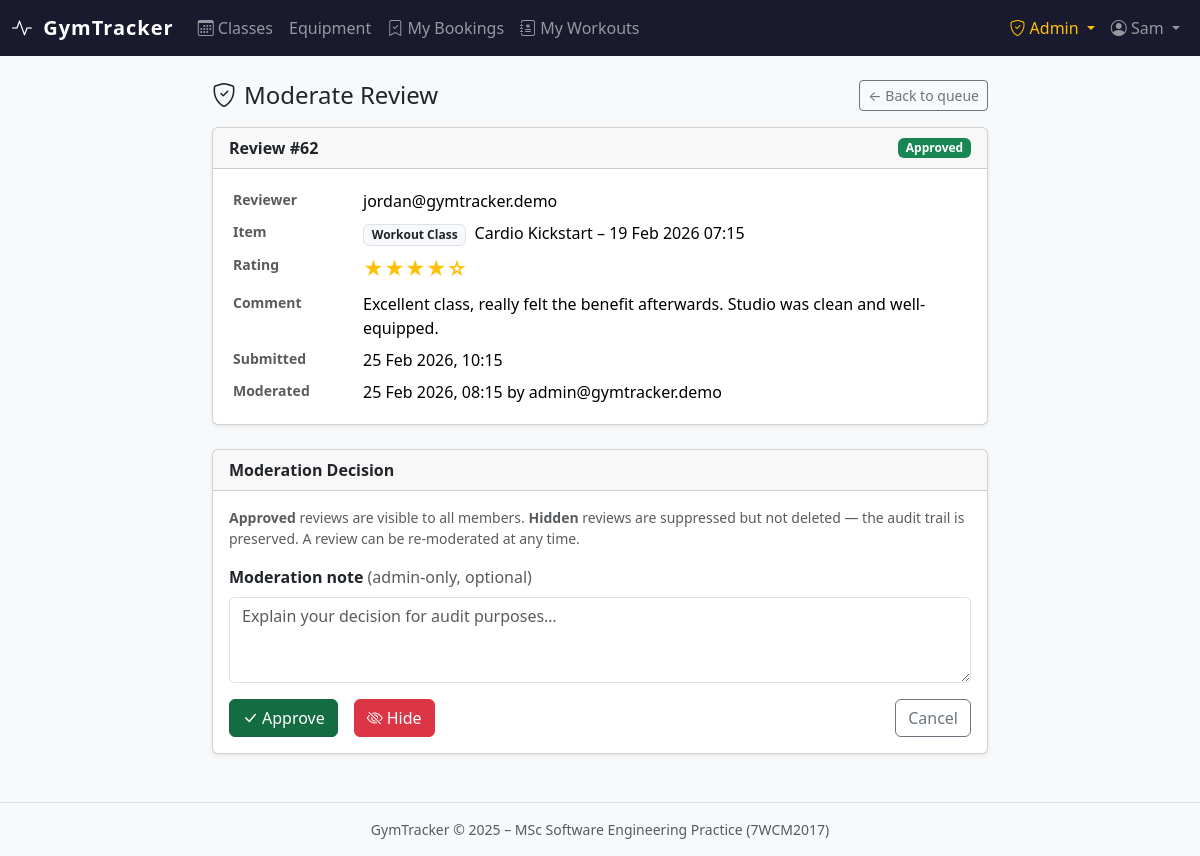
Page /reviews/manage/62/ (signed in) on the committed database.
### accounts/models.py (models this page shows, shortened)
class User(AbstractBaseUser, PermissionsMixin):
    class Role(models.TextChoices):
        MEMBER = 'MEMBER', 'Member'
        ADMIN = 'ADMIN', 'Admin'
    email = models.EmailField(unique=True)
    first_name = models.CharField(max_length=150, blank=True)
    last_name = models.CharField(max_length=150, blank=True)
    role = models.CharField(max_length=10, choices=Role.choices, default=Role.MEMBER)
    is_active = models.BooleanField(default=True)
    is_staff = models.BooleanField(default=False)
    date_joined = models.DateTimeField(default=timezone.now)
    USERNAME_FIELD = 'email'
    REQUIRED_FIELDS = []
    objects = UserManager()
    class Meta:
        verbose_name = 'user'
        verbose_name_plural = 'users'
    @property
    def is_admin_role(self):
        return self.role == self.Role.ADMIN or self.is_staff or self.is_superuser

### reviews/models.py (models this page shows, shortened)
class Review(models.Model):
    class Status(models.TextChoices):
        PENDING  = 'PENDING',  'Pending moderation'
        APPROVED = 'APPROVED', 'Approved'
        HIDDEN   = 'HIDDEN',   'Hidden'
    content_type = models.ForeignKey(ContentType, on_delete=models.CASCADE)
    object_id    = models.PositiveIntegerField()
    item         = GenericForeignKey('content_type', 'object_id')
    user    = models.ForeignKey(
        settings.AUTH_USER_MODEL,
        on_delete=models.CASCADE,
        related_name='reviews',
    )
    rating  = models.PositiveSmallIntegerField(
        validators=[MinValueValidator(1), MaxValueValidator(5)],
        help_text='1 (poor) to 5 (excellent)',
    )
    comment = models.TextField(blank=True, max_length=1000)
    status           = models.CharField(max_length=10, choices=Status.choices, default=Status.PENDING)
    moderation_note  = models.TextField(
        blank=True,
        help_text='Admin-only note explaining moderation action.',
    )
    moderated_by  = models.ForeignKey(
        settings.AUTH_USER_MODEL,
        on_delete=models.SET_NULL,
        null=True, blank=True,
        related_name='moderated_reviews',
    )
    moderated_at  = models.DateTimeField(null=True, blank=True)
    created_at = models.DateTimeField(default=timezone.now)
    updated_at = models.DateTimeField(auto_now=True)
    class Meta:
        ordering = ['-created_at']
        constraints = [
            models.UniqueConstraint(
                fields=['content_type', 'object_id', 'user'],
                name='one_review_per_user_per_item',
            )
        ]
        indexes = [
            models.Index(fields=['content_type', 'object_id', 'status']),
        ]
    @property
    def stars_display(self):
        return '★' * self.rating + '☆' * (5 - self.rating)

### gym/models.py (models this page shows, shortened)
class WorkoutClass(models.Model):
    name = models.CharField(max_length=200)
    description = models.TextField(blank=True)
    category = models.ForeignKey(
        WorkoutCategory, on_delete=models.SET_NULL,
        null=True, blank=True, related_name='classes',
    )
    instructor = models.CharField(max_length=200, blank=True)
    location = models.CharField(max_length=200, blank=True)
    start_time = models.DateTimeField()
    duration_minutes = models.PositiveIntegerField(default=60)
    capacity = models.PositiveIntegerField(default=20)
    booked_count = models.PositiveIntegerField(default=0, editable=False)
    is_active = models.BooleanField(default=True)
    image = models.ImageField(upload_to='classes/', null=True, blank=True)
    view_count = models.PositiveIntegerField(default=0, editable=False)
    booking_count = models.PositiveIntegerField(default=0, editable=False)
    is_featured = models.BooleanField(default=False)
    impression_count = models.PositiveIntegerField(default=0, editable=False)
    click_count = models.PositiveIntegerField(default=0, editable=False)
    created_at = models.DateTimeField(auto_now_add=True)
    updated_at = models.DateTimeField(auto_now=True)
    class Meta:
        ordering = ['start_time']
        verbose_name = 'Workout Class'
        verbose_name_plural = 'Workout Classes'
    def __str__(self):
        return f"{self.name} – {self.start_time.strftime('%d %b %Y %H:%M')}"

### reviews/views.py (the view)
# urls.py: path('manage/<int:pk>/', views.admin_moderate_review, name='admin_moderate_review'),
@admin_required
def admin_moderate_review(request, pk):
    review = get_object_or_404(Review, pk=pk)
    _, redirect_url = _get_item_and_redirect(review.content_type_id, review.object_id)
    if request.method == 'POST':
        form = ModerationForm(request.POST)
        if form.is_valid():
            note   = form.cleaned_data.get('moderation_note', '')
            action = request.POST.get('action')
            if action == 'approve':
                review.approve(request.user, note=note)
                messages.success(request, f"Review by {review.user.email} approved.")
            elif action == 'hide':
                review.hide(request.user, note=note)
                messages.success(request, f"Review by {review.user.email} hidden.")
            else:
                messages.error(request, "Unknown action.")
            return redirect('reviews:admin_review_list')
    else:
        form = ModerationForm(initial={'moderation_note': review.moderation_note})
    return render(request, 'reviews/admin/moderate_review.html', {
        'review': review,
        'form':   form,
    })

### reviews/forms.py
class ModerationForm(forms.Form):
    moderation_note = forms.CharField(
        required=False,
        label='Moderation note (admin-only)',
        widget=forms.Textarea(attrs={
            'rows': 3,
            'placeholder': 'Optional — explain your decision for audit purposes.',
        }),
    )

### reviews/views.py (called while the page is built)
def _get_item_and_redirect(content_type_id, object_id):
    from gym.models import GymEquipment, WorkoutClass
    ct   = get_object_or_404(ContentType, pk=content_type_id)
    item = ct.get_object_for_this_type(pk=object_id)
    model_class = ct.model_class()
    if model_class == WorkoutClass:
        from django.urls import reverse
        redirect_url = reverse('gym:class_detail', args=[object_id])
    elif model_class == GymEquipment:
        from django.urls import reverse
        redirect_url = reverse('gym:equipment_detail', args=[object_id])
    else:
        redirect_url = '/'
    return item, redirect_url

### reviews/templates/reviews/admin/moderate_review.html (shortened to what this page needs)
{% extends "base.html" %}
{% block content %}
<div class="row justify-content-center">
  <div class="col-md-8">
    <div class="d-flex justify-content-between align-items-center mb-3">
      <h1 class="h4 mb-0"><i class="bi bi-shield-check me-2"></i>Moderate Review</h1>
      <a href="{% url 'reviews:admin_review_list' %}" class="btn btn-sm btn-outline-secondary">
        ← Back to queue
      </a>
    </div>
    <div class="card shadow-sm mb-4">
      <div class="card-header d-flex justify-content-between align-items-center">
        <strong>Review #{{ review.pk }}</strong>
        <span class="badge
          {% if review.status == 'APPROVED' %}bg-success
          {% elif review.status == 'HIDDEN' %}bg-danger
          {% else %}bg-warning text-dark{% endif %}">
          {{ review.get_status_display }}
        </span>
      </div>
      <div class="card-body">
        <table class="table table-sm table-borderless mb-0">
          <tr>
            <th class="text-muted small" style="width:130px;">Reviewer</th>
            <td>{{ review.user.email }}</td>
          </tr>
          <tr>
            <th class="text-muted small">Item</th>
            <td>
              <span class="badge bg-light text-dark border me-1">{{ review.content_type.name|capfirst }}</span>
              {{ review.item }}
            </td>
          </tr>
          <tr>
            <th class="text-muted small">Rating</th>
            <td><span class="text-warning fw-bold fs-5">{{ review.stars_display }}</span></td>
          </tr>
          <tr>
            <th class="text-muted small">Comment</th>
            <td>{{ review.comment|default:"(no comment)" }}</td>
          </tr>
          <tr>
            <th class="text-muted small">Submitted</th>
            <td>{{ review.created_at|date:"d M Y, H:i" }}</td>
          </tr>
          {% if review.moderated_at %}
          <tr>
            <th class="text-muted small">Moderated</th>
            <td>
              {{ review.moderated_at|date:"d M Y, H:i" }}
              {% if review.moderated_by %} by {{ review.moderated_by.email }}{% endif %}
            </td>
          </tr>
          {% endif %}
        </table>
      </div>
    </div>
    <div class="card shadow-sm">
      <div class="card-header"><strong>Moderation Decision</strong></div>
      <div class="card-body">
        <p class="small text-muted mb-3">
          <strong>Approved</strong> reviews are visible to all members.
          <strong>Hidden</strong> reviews are suppressed but not deleted — the audit trail is preserved.
          A review can be re-moderated at any time.
        </p>
        <form method="post">
          <div class="mb-3">
            <label class="form-label fw-semibold" for="id_moderation_note">
              Moderation note <span class="text-muted fw-normal">(admin-only, optional)</span>
            </label>
            <textarea name="moderation_note" id="id_moderation_note" class="form-control" rows="3"
                      placeholder="Explain your decision for audit purposes…">{{ form.moderation_note.value|default:"" }}</textarea>
          </div>
          <div class="d-flex gap-3">
            <button type="submit" name="action" value="approve"
                    class="btn btn-success {% if review.status == 'APPROVED' %}active{% endif %}">
              <i class="bi bi-check-lg me-1"></i>Approve
            </button>
            <button type="submit" name="action" value="hide"
                    class="btn btn-danger {% if review.status == 'HIDDEN' %}active{% endif %}">
              <i class="bi bi-eye-slash me-1"></i>Hide
            </button>
            <a href="{% url 'reviews:admin_review_list' %}" class="btn btn-outline-secondary ms-auto">
              Cancel
            </a>
          </div>
        </form>
      </div>
    </div>
  </div>
</div>
{% endblock %}

### templates/base.html (shortened to what this page needs)
<!DOCTYPE html>
<html lang="en">
<head>
  <link rel="stylesheet" href="https://cdn.jsdelivr.net/npm/bootstrap@5.3.2/dist/css/bootstrap.min.css">
  <link rel="stylesheet" href="https://cdn.jsdelivr.net/npm/bootstrap-icons@1.11.3/font/bootstrap-icons.min.css">
</head>
<body>
<nav class="navbar navbar-expand-lg navbar-dark">
  <div class="container-fluid">
    <a class="navbar-brand text-white" href="{% url 'gym:dashboard' %}">
      <i class="bi bi-activity me-1"></i> GymTracker
    </a>
    <div class="collapse navbar-collapse" id="mainNav">
      <ul class="navbar-nav me-auto">
        {% if user.is_authenticated %}
        <li class="nav-item">
          <a class="nav-link {% block nav_classes_active %}{% endblock %}" href="{% url 'gym:class_list' %}">
            <i class="bi bi-calendar3"></i> Classes
          </a>
        </li>
        <li class="nav-item">
          <a class="nav-link {% block nav_equip_active %}{% endblock %}" href="{% url 'gym:equipment_list' %}">
             Equipment
          </a>
        </li>
        <li class="nav-item">
          <a class="nav-link {% block nav_bookings_active %}{% endblock %}" href="{% url 'bookings:my_bookings' %}">
            <i class="bi bi-bookmark-check"></i> My Bookings
          </a>
        </li>
        <li class="nav-item">
          <a class="nav-link {% block nav_tracker_active %}{% endblock %}" href="{% url 'tracker:session_list' %}">
            <i class="bi bi-journal-medical"></i> My Workouts
          </a>
        </li>
        {% endif %}
      </ul>
      <ul class="navbar-nav ms-auto">
        {% if user.is_authenticated %}
          {% if user.is_admin_role %}
          <li class="nav-item dropdown">
            <a class="nav-link dropdown-toggle text-warning" href="#" data-bs-toggle="dropdown">
              <i class="bi bi-shield-check"></i> Admin
            </a>
          </li>
          {% endif %}
          <li class="nav-item dropdown">
            <a class="nav-link dropdown-toggle" href="#" data-bs-toggle="dropdown">
              <i class="bi bi-person-circle"></i> {{ user.first_name|default:user.email }}
            </a>
          </li>
        {% else %}
          <li class="nav-item"><a class="nav-link" href="{% url 'accounts:login' %}">Log in</a></li>
          <li class="nav-item"><a class="nav-link btn btn-outline-light btn-sm px-3 ms-2" href="{% url 'accounts:register' %}">Register</a></li>
        {% endif %}
      </ul>
    </div>
  </div>
</nav>
<main class="container-fluid py-4">
  {% block content %}{% endblock %}
</main>
<footer class="text-center text-muted py-3 border-top mt-4 small">
  GymTracker &copy; 2025 – MSc Software Engineering Practice (7WCM2017)
</footer>
</body>
</html>

### templates/base.html (style rules this page uses)
:root { --gt-primary: #0d6efd; --gt-dark: #1a1a2e; }
body { background: #f8f9fa; }
.navbar { background: var(--gt-dark) !important; }
.navbar-brand { font-weight: 700; letter-spacing: 0.05em; }

### rows in the picture
User: first_name "Sam"
Review: pk "62", status "Approved", user.email "jordan@gymtracker.demo", content_type.name "Workout Class", item "Cardio Kickstart – 19 Feb 2026 07:15", stars_display "★★★★☆", comment "Excellent class, really felt the benefit afterwards. Studio was clean and well-equipped.", created_at "25 Feb 2026, 10:15", moderated_at "25 Feb 2026, 08:15", moderated_by.email "admin@gymtracker.demo"
